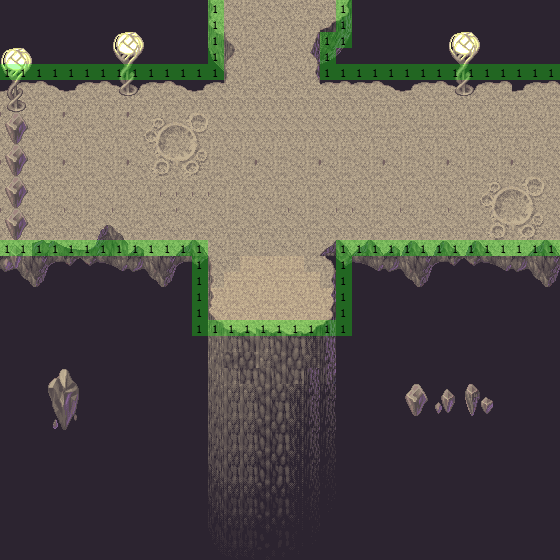

The image is a tile-based game level rendered from a .tmx file. Its description and source (layers, tilesets, objects; grid data summarised) follow:
An orthogonal 35x35 tile map with 16x16 px tiles, 4 tile layers (background, first, second, meta), 2 tilesets and 20 objects (13x barrier, 2x entrance).

<map version="1.0" orientation="orthogonal" width="35" height="35" tilewidth="16" tileheight="16">
 <properties>
  <property name="scene-type" value="field" />
  <property name="sound" value="sounds/dungeon.mp3" />
  <property name="tmx" value="maps/M301.tmx" />
 </properties>
 <tileset firstgid="1" name="050-DarkSpace01" tilewidth="16" tileheight="16">
  <image source="050-DarkSpace01.png" width="256" height="640" />
 </tileset>
 <tileset firstgid="641" name="barrier-mask4" tilewidth="16" tileheight="16">
  <image source="barrier-mask4.png" width="64" height="64" />
 </tileset>
 <layer name="background" width="35" height="35">
  <data>[1225 cells, 1225 non-empty, 4 distinct tile ids]</data>
 </layer>
 <layer name="first" width="35" height="35">
  <data>[1225 cells, 652 non-empty, 198 distinct tile ids]</data>
 </layer>
 <layer name="second" width="35" height="35">
  <data>[1225 cells, 101 non-empty, 44 distinct tile ids]</data>
 </layer>
 <layer name="meta" width="35" height="35">
  <data>[1225 cells, 83 non-empty, 1 distinct tile ids]</data>
 </layer>
 <objectgroup name="entrances" width="35" height="35">
  <object name="dungeon-1-east" type="entrance" x="560" y="80" width="16" height="160">
   <properties>
    <property name="dest" value="dungeon-2-west" />
   </properties>
  </object>
  <object name="dungeon-1-north" type="entrance" x="224" y="-16" width="112" height="16">
   <properties>
    <property name="dest" value="dungeon-4-south" />
   </properties>
  </object>
 </objectgroup>
 <objectgroup name="barriers" width="35" height="35">
  <object type="barrier" x="0" y="240" width="208" height="16" />
  <object type="barrier" x="0" y="64" width="208" height="16" />
  <object type="barrier" x="352" y="240" width="208" height="16" />
  <object type="barrier" x="320" y="64" width="240" height="16" />
  <object type="barrier" x="208" y="0" width="16" height="80" />
  <object type="barrier" x="192" y="256" width="16" height="80" />
  <object type="barrier" x="208" y="320" width="128" height="16" />
  <object type="barrier" x="336" y="240" width="16" height="96" />
  <object type="barrier" x="320" y="32" width="16" height="32" />
  <object type="barrier" x="336" y="0" width="16" height="48" />
  <object type="barrier" x="0" y="80" width="32" height="160" />
  <object type="barrier" x="208" y="-16" width="144" height="16" />
  <object type="barrier" x="560" y="64" width="16" height="192" />
 </objectgroup>
 <objectgroup name="semi-transparents" width="35" height="35" />
 <objectgroup name="objects" width="35" height="35">
  <object x="214" y="165">
   <properties>
    <property name="ID" value="E407" />
    <property name="flags" value="F404" />
   </properties>
  </object>
  <object x="283" y="215">
   <properties>
    <property name="ID" value="E408" />
    <property name="flags" value="F404" />
   </properties>
  </object>
  <object x="372" y="184">
   <properties>
    <property name="ID" value="E408" />
    <property name="flags" value="F404" />
   </properties>
  </object>
  <object x="304" y="127">
   <properties>
    <property name="ID" value="E407" />
    <property name="flags" value="F404" />
   </properties>
  </object>
  <object x="114" y="185">
   <properties>
    <property name="ID" value="E407" />
    <property name="flags" value="F404" />
   </properties>
  </object>
 </objectgroup>
</map>
